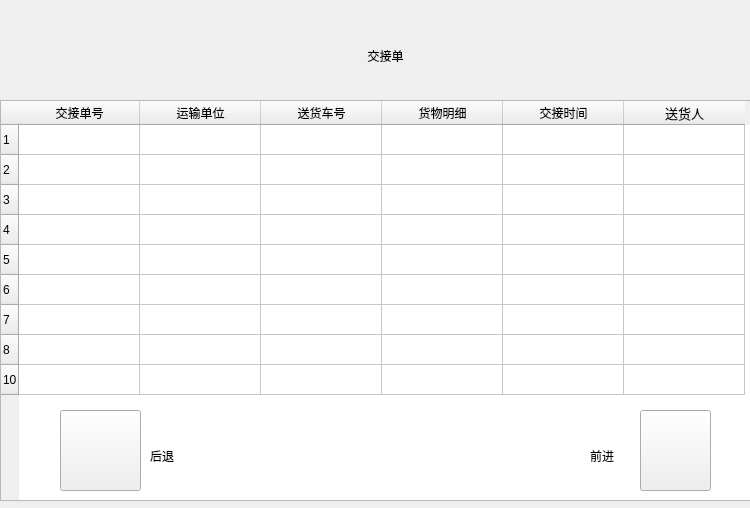
<?xml version="1.0" encoding="UTF-8"?>
<ui version="4.0">
 <class>Exchange_table</class>
 <widget class="QWidget" name="Exchange_table">
  <property name="geometry">
   <rect>
    <x>0</x>
    <y>0</y>
    <width>750</width>
    <height>508</height>
   </rect>
  </property>
  <property name="windowTitle">
   <string>Form</string>
  </property>
  <property name="styleSheet">
   <string notr="true">font: 9pt &quot;微软雅黑&quot;;</string>
  </property>
  <widget class="QLabel" name="head_lable">
   <property name="geometry">
    <rect>
     <x>0</x>
     <y>0</y>
     <width>751</width>
     <height>101</height>
    </rect>
   </property>
   <property name="text">
    <string/>
   </property>
   <property name="pixmap">
    <pixmap resource="bkg_icons.qrc">:/invagate/icons/header.png</pixmap>
   </property>
  </widget>
  <widget class="QLabel" name="label">
   <property name="geometry">
    <rect>
     <x>340</x>
     <y>40</y>
     <width>91</width>
     <height>31</height>
    </rect>
   </property>
   <property name="styleSheet">
    <string notr="true">font: 24pt &quot;宋体&quot;;</string>
   </property>
   <property name="text">
    <string>交接单</string>
   </property>
   <property name="alignment">
    <set>Qt::AlignCenter</set>
   </property>
  </widget>
  <widget class="QTableWidget" name="tableWidget">
   <property name="geometry">
    <rect>
     <x>0</x>
     <y>100</y>
     <width>751</width>
     <height>401</height>
    </rect>
   </property>
   <property name="rowCount">
    <number>9</number>
   </property>
   <property name="columnCount">
    <number>6</number>
   </property>
   <attribute name="horizontalHeaderCascadingSectionResizes">
    <bool>true</bool>
   </attribute>
   <attribute name="horizontalHeaderDefaultSectionSize">
    <number>121</number>
   </attribute>
   <attribute name="horizontalHeaderHighlightSections">
    <bool>true</bool>
   </attribute>
   <attribute name="verticalHeaderVisible">
    <bool>true</bool>
   </attribute>
   <attribute name="verticalHeaderHighlightSections">
    <bool>true</bool>
   </attribute>
   <row>
    <property name="text">
     <string>1</string>
    </property>
   </row>
   <row>
    <property name="text">
     <string>2</string>
    </property>
   </row>
   <row>
    <property name="text">
     <string>3</string>
    </property>
   </row>
   <row>
    <property name="text">
     <string>4</string>
    </property>
   </row>
   <row>
    <property name="text">
     <string>5</string>
    </property>
   </row>
   <row>
    <property name="text">
     <string>6</string>
    </property>
   </row>
   <row>
    <property name="text">
     <string>7</string>
    </property>
   </row>
   <row>
    <property name="text">
     <string>8</string>
    </property>
   </row>
   <row>
    <property name="text">
     <string>10</string>
    </property>
   </row>
   <column>
    <property name="text">
     <string>交接单号</string>
    </property>
   </column>
   <column>
    <property name="text">
     <string>运输单位</string>
    </property>
   </column>
   <column>
    <property name="text">
     <string>送货车号</string>
    </property>
   </column>
   <column>
    <property name="text">
     <string>货物明细</string>
    </property>
   </column>
   <column>
    <property name="text">
     <string>交接时间</string>
    </property>
   </column>
   <column>
    <property name="text">
     <string>送货人</string>
    </property>
    <property name="font">
     <font>
      <pointsize>10</pointsize>
     </font>
    </property>
   </column>
  </widget>
  <widget class="QPushButton" name="btnNext">
   <property name="geometry">
    <rect>
     <x>640</x>
     <y>410</y>
     <width>71</width>
     <height>81</height>
    </rect>
   </property>
   <property name="text">
    <string/>
   </property>
   <property name="icon">
    <iconset resource="bkg_icons.qrc">
     <normaloff>:/invagate/icons/to_right90.png</normaloff>:/invagate/icons/to_right90.png</iconset>
   </property>
   <property name="iconSize">
    <size>
     <width>90</width>
     <height>90</height>
    </size>
   </property>
  </widget>
  <widget class="QPushButton" name="btnBack">
   <property name="geometry">
    <rect>
     <x>60</x>
     <y>410</y>
     <width>81</width>
     <height>81</height>
    </rect>
   </property>
   <property name="text">
    <string/>
   </property>
   <property name="icon">
    <iconset resource="bkg_icons.qrc">
     <normaloff>:/invagate/icons/to_left90.png</normaloff>:/invagate/icons/to_left90.png</iconset>
   </property>
   <property name="iconSize">
    <size>
     <width>90</width>
     <height>90</height>
    </size>
   </property>
   <property name="default">
    <bool>false</bool>
   </property>
  </widget>
  <widget class="QLabel" name="label_2">
   <property name="geometry">
    <rect>
     <x>150</x>
     <y>450</y>
     <width>54</width>
     <height>12</height>
    </rect>
   </property>
   <property name="text">
    <string>后退</string>
   </property>
  </widget>
  <widget class="QLabel" name="label_3">
   <property name="geometry">
    <rect>
     <x>590</x>
     <y>450</y>
     <width>54</width>
     <height>12</height>
    </rect>
   </property>
   <property name="text">
    <string>前进</string>
   </property>
  </widget>
 </widget>
 <resources>
  <include location="bkg_icons.qrc"/>
 </resources>
 <connections/>
</ui>
